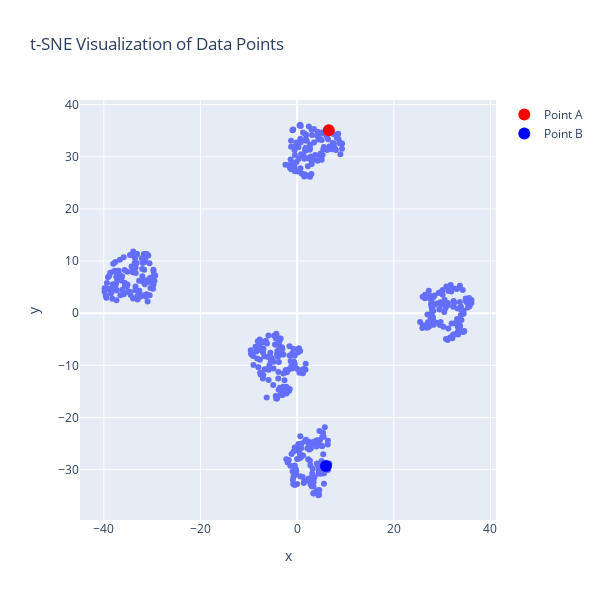

The notebook cell saved with this chart:
### Markdown cell above
# plot

### Code cell
# tsne
from sklearn.manifold import TSNE
import plotly.express as px
import plotly.graph_objects as go
reducer = TSNE(n_components=2, random_state=42)
embedding = reducer.fit_transform(data)
fig = px.scatter(x=embedding[:,0], y=embedding[:,1], title="t-SNE Visualization of Data Points")
fig.add_trace(go.Scatter(x=[embedding[p_A,0]], y=[embedding[p_A,1]], mode='markers', marker=dict(color='red', size=12), name='Point A'))
fig.add_trace(go.Scatter(x=[embedding[p_B,0]], y=[embedding[p_B,1]], mode='markers', marker=dict(color='blue', size=12), name='Point B'))
fig.update_layout(height=600, width=600)
fig.show()

### Figure 1 — Plotly figure (JSON) as saved in the notebook; plotly's stock layout.template omitted (floating-point values rounded to 4 significant figures; data arrays with more than 128 entries replaced by an {"elided": "..."} marker saying what was removed)
{"data": [{"hovertemplate": "x=%{x}<br>y=%{y}<extra></extra>", "legendgroup": "", "marker": {"color": "#636efa", "symbol": "circle"}, "mode": "markers", "name": "", "orientation": "v", "showlegend": false, "type": "scatter", "x": {"elided": "500 float values"}, "xaxis": "x", "y": {"elided": "500 float values"}, "yaxis": "y"}, {"marker": {"color": "red", "size": 12}, "mode": "markers", "name": "Point A", "type": "scatter", "x": [6.549], "y": [35.1]}, {"marker": {"color": "blue", "size": 12}, "mode": "markers", "name": "Point B", "type": "scatter", "x": [5.971], "y": [-29.31]}], "layout": {"height": 600, "legend": {"tracegroupgap": 0}, "title": {"text": "t-SNE Visualization of Data Points"}, "width": 600, "xaxis": {"anchor": "y", "domain": [0, 1], "title": {"text": "x"}}, "yaxis": {"anchor": "x", "domain": [0, 1], "title": {"text": "y"}}}}
